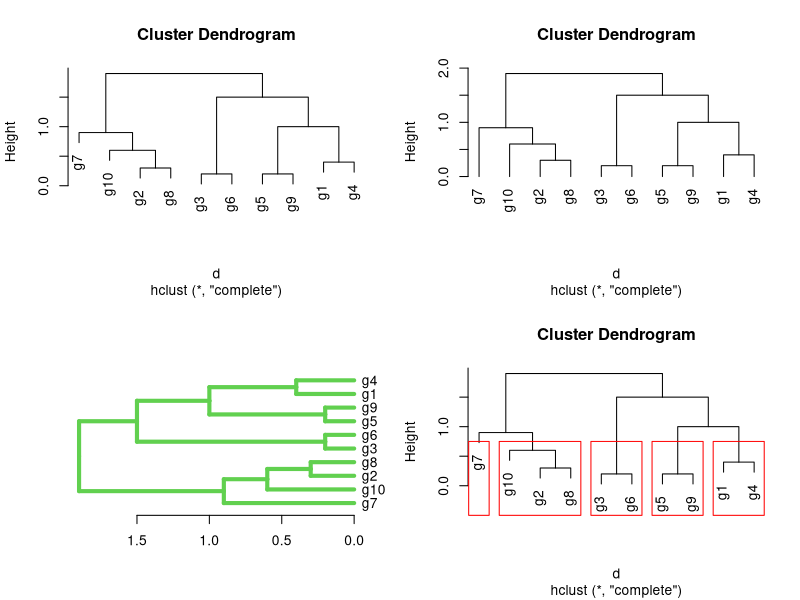

Generate this figure with R:
# Creates a sample dataset
y <- matrix(rnorm(50), 10, 5, dimnames=list(paste("g", 1:10, sep = ""), paste("t", 1:5, sep = "")))

# Compute the similarity using the spearman coefficient
c <- cor(t(y), method="spearman")
d <- as.dist(1-c)

# Perform hierarchical clustering
hr <- hclust(d, method = "complete", members = NULL)

# plot the results
par(mfrow = c(2,2))
plot(hr, hang = 0.1)
plot(hr, hang = -1)
plot(as.dendrogram(hr), edgePar = list(col = 3, lwd = 4), horiz = T)

# Prints dendrogram structure as text
str(as.dendrogram(hr))

# Prints the row labels in the order they appear in the tree
hr$labels[hr$order]

# Find the clusters
mycl <- cutree(hr, h = max(hr$height) / 2)
mycl[hr$labels[hr$order]]
plot(hr)
rect.hclust(hr, k = 5, border = "red")

